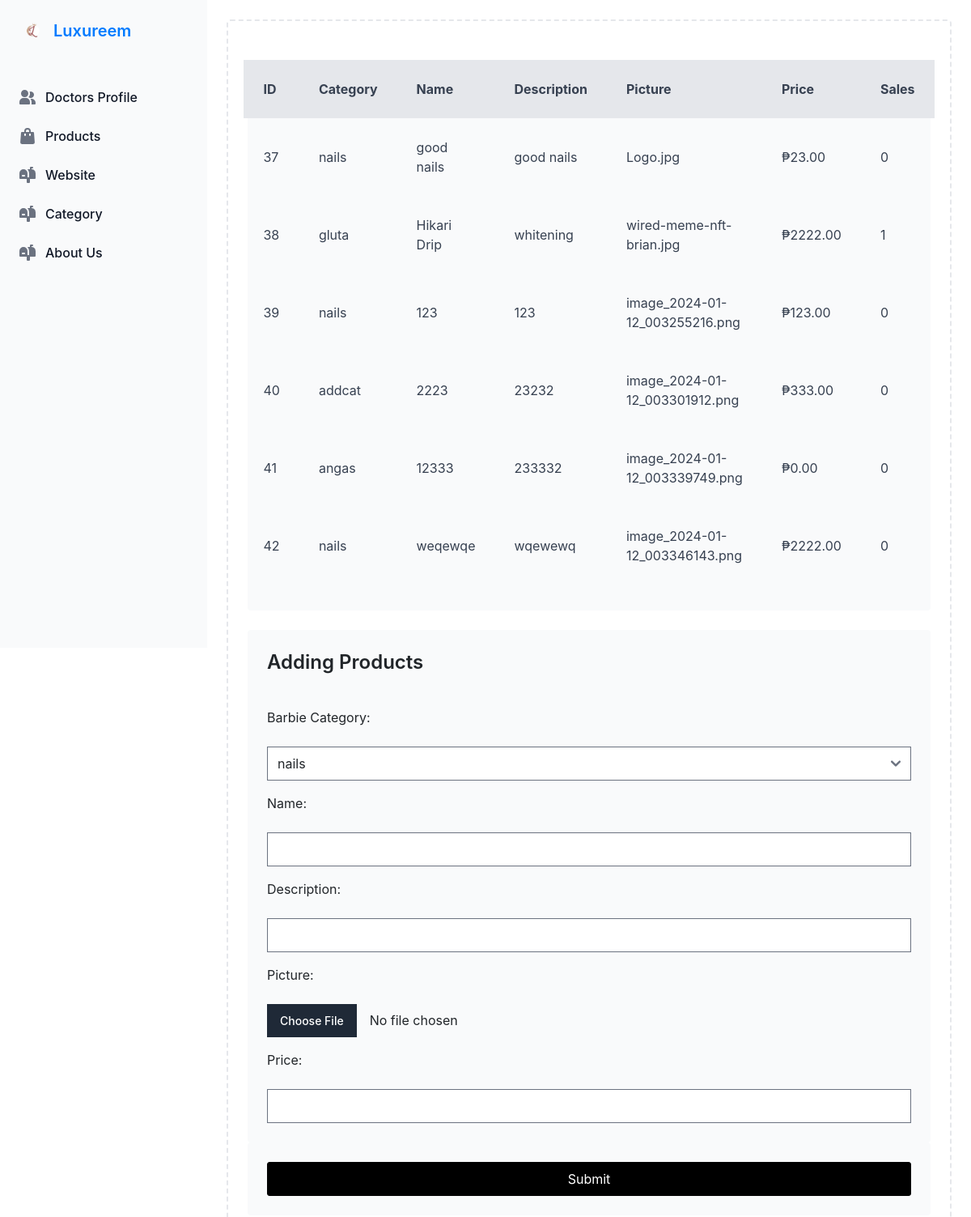
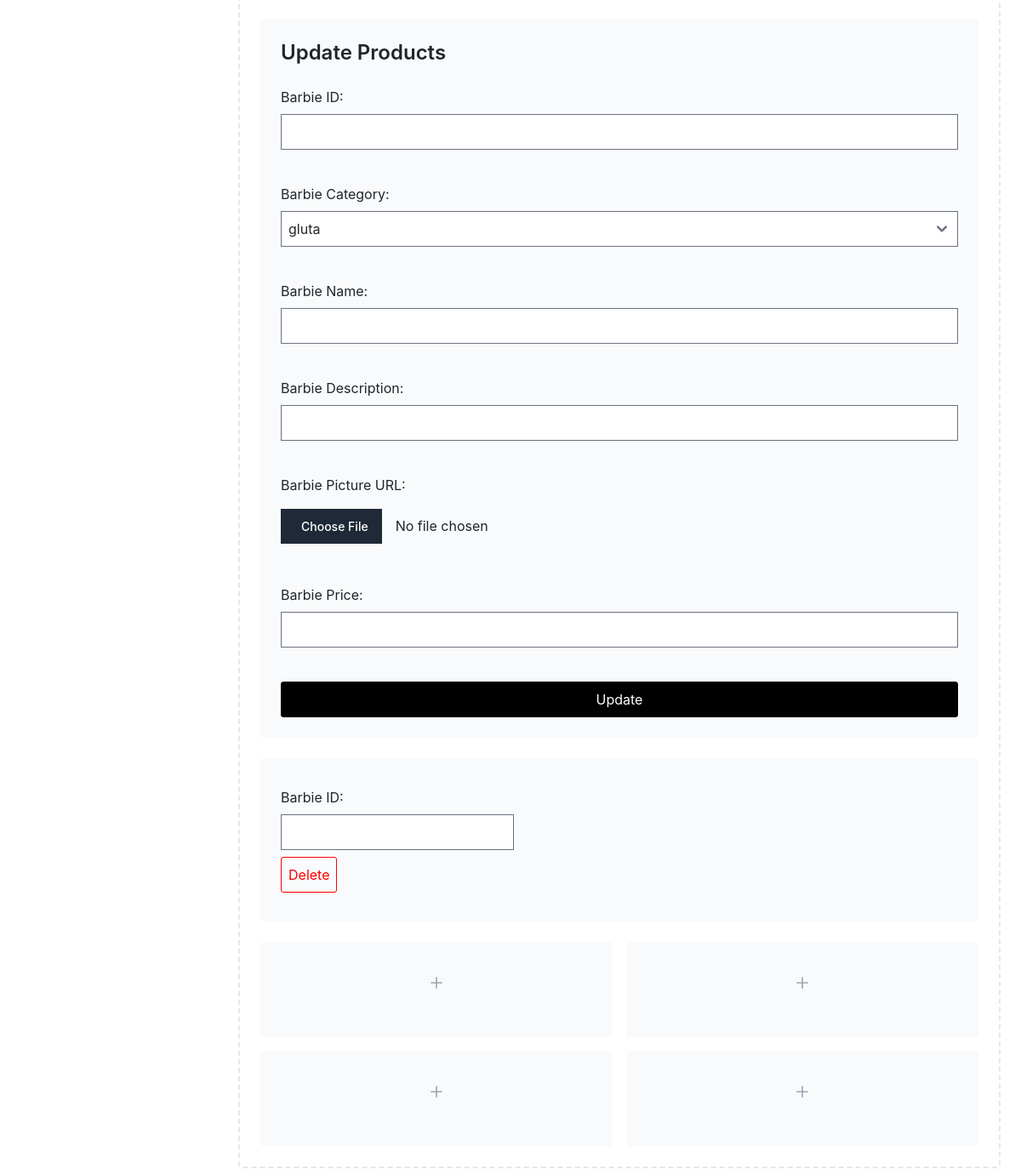
Page /admin/adminDashboardProduct.php on the committed database (2 pictures, top to bottom).
### tables this page shows
CREATE TABLE `barbie` (
  `barbieid` int(255) NOT NULL,
  `barbiecat` varchar(255) NOT NULL,
  `barbiename` varchar(255) NOT NULL,
  `barbiedesc` varchar(255) NOT NULL,
  `barbiepic` varchar(255) NOT NULL,
  `barbieprice` decimal(65,2) NOT NULL,
  `sales` int(255) NOT NULL
);

### admin/adminDashboardProduct.php (the view, shortened to what this page needs)
<!DOCTYPE html>
<html lang="en">
<head>
  <link rel="stylesheet" href="../frontend/output.css" />
  <link rel="stylesheet" href="https://maxcdn.bootstrapcdn.com/bootstrap/4.5.2/css/bootstrap.min.css">
</head>
<body>
  <aside id="logo-sidebar"
    class="fixed top-0 left-0 z-40 w-64 h-screen transition-transform -translate-x-full sm:translate-x-0"
    aria-label="Sidebar">
    <div class="h-full px-3 py-4 overflow-y-auto bg-gray-50 dark:bg-gray-800">
      <a href="#" class="flex items-center ps-2.5 mb-5">
        <img src="../frontend/img/<?= $_SESSION['weblogo'] ?>" class="h-6 me-3 sm:h-7" alt="Flowbite Logo" />
        <span class="self-center text-xl font-semibold whitespace-nowrap dark:text-white">
          <?php echo $_SESSION['webname'] ?>
        </span>
      </a>
      <ul class="space-y-2 font-medium">
        <li>
          <a href="adminDashboardDoctor.php"
            class="flex items-center p-2 text-gray-900 rounded-lg dark:text-white hover:bg-gray-100 dark:hover:bg-gray-700 group">
            <span class="flex-1 ms-3 whitespace-nowrap">Doctors Profile</span>
          </a>
        </li>
        <li>
          <a href="adminDashboardProduct.php"
            class="flex items-center p-2 text-gray-900 rounded-lg dark:text-white hover:bg-gray-100 dark:hover:bg-gray-700 group">
            <span class="flex-1 ms-3 whitespace-nowrap">Products</span>
          </a>
        </li>
        <li>
          <a href="adminWebsite.php"
            class="flex items-center p-2 text-gray-900 rounded-lg dark:text-white hover:bg-gray-100 dark:hover:bg-gray-700 group">
            <span class="flex-1 ms-3 whitespace-nowrap">Website</span>
          </a>
        </li>
        <li>
          <a href="adminCategory.php"
            class="flex items-center p-2 text-gray-900 rounded-lg dark:text-white hover:bg-gray-100 dark:hover:bg-gray-700 group">
            <span class="flex-1 ms-3 whitespace-nowrap">Category</span>
          </a>
        </li>
        <li>
          <a href="adminWebsiteAboutus.php"
            class="flex items-center p-2 text-gray-900 rounded-lg dark:text-white hover:bg-gray-100 dark:hover:bg-gray-700 group">
            <span class="flex-1 ms-3 whitespace-nowrap">About Us</span>
          </a>
        </li>
      </ul>
    </div>
  </aside>
  <div class="p-4 sm:ml-64">
    <div class="p-4 border-2 border-black-1000 border-dashed rounded-lg dark:border-gray-700">
      <div class="flex items-center justify-center my-4 rounded bg-gray-50 dark:bg-gray-800">
        <?php
        $conn = new mysqli('localhost', 'root', '', 'luxureemdb');
        $sql = "SELECT * FROM barbie";
        $result = $conn->query($sql);
        if ($result->num_rows > 0) {
          echo "<table class='w-full border-collapse mb-8'>";
          echo "<thead class='bg-gray-200 text-gray-700 border-b-2 border-gray-300'>";
          echo "<tr><th class='p-4 text-left'>ID</th><th class='p-4 text-left'>Category</th><th class='p-4 text-left'>Name</th><th class='p-4 text-left'>Description</th><th class='p-4 text-left'>Picture</th><th class='p-4 text-left'>Price</th><th class='p-4 text-left'>Sales</th></tr>";
          echo "</thead>";
          echo "<tbody class='text-gray-700'>";
          while ($row = $result->fetch_assoc()) {
            echo "<tr class='border-b-2 border-gray-200 hover:bg-gray-100'>";
            echo "<td class='p-4'>" . $row["barbieid"] . "</td>";
            echo "<td class='p-4'>" . $row["barbiecat"] . "</td>";
            echo "<td class='p-4'>" . $row["barbiename"] . "</td>";
            echo "<td class='p-4'>" . $row["barbiedesc"] . "</td>";
            echo "<td class='p-4'>" . $row["barbiepic"] . "</td>";
            echo "<td class='p-4'>" . "₱" . $row["barbieprice"] . "</td>";
            echo "<td class='p-4'>" . $row["sales"] . "</td>";
            echo "</tr>";
          }
          echo "</tbody>";
          echo "</table>";
        } else {
          echo "<p class='text-red-600'>0 results</p>";
        }
        ?>
      </div>
      <div class="grid grid-cols-1 gap-4 mb-4">
        <form action="" method="post" enctype="multipart/form-data">
          <div class="grid grid-cols-5 gap-4 bg-gray-50 dark:bg-gray-800 p-4 rounded">
            <h2 class="text-2xl font-semibold mb-4">Adding Products</h2>
            <label for="barbiecat" class="col-start-1">Barbie Category:</label>
            <select id="barbiecat" class="col-start-2" name="barbiecat">
            <?php
                $sql = "SELECT `catname` FROM cattable";
                $result = $conn->query($sql);
                if ($result->num_rows > 0) {
                  while ($row = $result->fetch_assoc()) {
                    ?>
                      <option value="<?php echo $row['catname']; ?>"><?php echo $row['catname']; ?></option>
                    <?php
                  }
                }
                ?>
            </select>
            <label for="name" class="col-start-1">Name:</label>
            <input type="text" id="prodname" name="prodname" class="col-start-2" required="">
            <label for="phone" class="col-start-1">Description:</label>
            <input type="text" id="desc" name="desc" class="col-start-2" required="">
            <label for="pic" class="col-start-1">Picture:</label>
            <input type="file" id="barbiepic" name="barbiepic" class="col-start-2" required="">
            <label for="email" class="col-start-1">Price:</label>
            <input type="text" id="price" name="price" class="col-start-2" required="">
          </div>
          <div class="grid grid-cols-5 gap-4 bg-gray-50 dark:bg-gray-800 p-4 rounded">
            <input name="adminSub" type="submit" value="Submit" class="col-start-3"
              style="color: white; background-color: black; border: none; padding: 0.5rem; border-radius: 3px; transition: background-color 0.3s, border 0.3s; border: 1px solid black;"
              onmouseover="this.style.backgroundColor='black'; this.style.color='white'"
              onmouseout="this.style.backgroundColor='white'; this.style.color='black';">
          </div>
        </form>
      </div>
      <div class="flex justify-center items-start h-60 p-4 mb-4 rounded bg-gray-50 dark:bg-gray-800">
        <form action="adminDashboardProduct.php" method="post" enctype="multipart/form-data"
          class="flex flex-col  w-full md:w-1/2">
          <h2 class="text-2xl font-semibold mb-4">Update Products</h2>
          <div class="w-full mb-4">
            <label for="barbieid" style="display: block; margin-bottom: 0.5rem;">Barbie ID:</label>
            <input type="text" id="barbieid" name="barbieid"
              style="width: 100%; padding: 0.5rem; box-sizing: border-box; margin-bottom: 1rem;">
          </div>
          <div class="w-full mb-4">
            <label for="barbiecat" style="display: block; margin-bottom: 0.5rem;">Barbie Category:</label>
            <select id="barbiecat" name="barbiecat"
              style="width: 100%; padding: 0.5rem; box-sizing: border-box; margin-bottom: 1rem;">
              <option value="gluta">gluta</option>
            </select>
          </div>
          <div class="w-full mb-4">
            <label for="barbiename" style="display: block; margin-bottom: 0.5rem;">Barbie Name:</label>
            <input type="text" id="barbiename" name="barbiename"
              style="width: 100%; padding: 0.5rem; box-sizing: border-box; margin-bottom: 1rem;">
          </div>
          <div class="w-full mb-4">
            <label for="barbiedesc" style="display: block; margin-bottom: 0.5rem;">Barbie Description:</label>
            <input type="text" id="barbiedesc" name="barbiedesc"
              style="width: 100%; padding: 0.5rem; box-sizing: border-box; margin-bottom: 1rem;">
          </div>
          <div class="w-full mb-4">
            <label for="barbiepic" style="display: block; margin-bottom: 0.5rem;">Barbie Picture URL:</label>
            <input type="file" id="barbiepic" name="barbiepic"
              style="width: 100%; padding: 0.5rem; box-sizing: border-box; margin-bottom: 1rem;">
          </div>
          <div class="w-full mb-4">
            <label for="barbieprice" style="display: block; margin-bottom: 0.5rem;">Barbie Price:</label>
            <input type="text" id="barbieprice" name="barbieprice"
              style="width: 100%; padding: 0.5rem; box-sizing: border-box; margin-bottom: 1rem;">
          </div>
          <input type="submit" name="update" value="Update"
            style="color: white; background-color: black; border: none; padding: 0.5rem; border-radius: 3px; transition: background-color 0.3s, border 0.3s; border: 1px solid black;"
            onmouseover="this.style.backgroundColor='black'; this.style.color='white'"
            onmouseout="this.style.backgroundColor='white'; this.style.color='black';">
        </form>
      </div>
      <div class="flex flex-col items-start justify-center h-48 mb-4 p-4 rounded bg-gray-50 dark:bg-gray-800">
        <form action="adminDashboardProduct.php" method="post" enctype="multipart/form-data"
          class="flex flex-col items-start">
          <label for="barbieid">Barbie ID:</label>
          <input type="text" id="barbieid" name="barbieid">
          <input name="delete" type="submit" value="Delete"
            style="margin-top: 0.5rem; color: red; border: 1px solid red; padding: 0.5rem; border-radius: 3px; transition: background-color 0.3s;"
            onmouseover="this.style.backgroundColor='red'; this.style.color='white'"
            onmouseout="this.style.backgroundColor=''; this.style.color='red';">
        </form>
      </div>
      <div class="grid grid-cols-2 gap-4">
        <div class="flex items-center justify-center rounded bg-gray-50 h-28 dark:bg-gray-800">
          <p class="text-2xl text-gray-400 dark:text-gray-500">
            <svg class="w-3.5 h-3.5" aria-hidden="true" xmlns="http://www.w3.org/2000/svg" fill="none"
              viewBox="0 0 18 18">
              <path stroke="currentColor" stroke-linecap="round" stroke-linejoin="round" stroke-width="2"
                d="M9 1v16M1 9h16" />
            </svg>
          </p>
        </div>
        <div class="flex items-center justify-center rounded bg-gray-50 h-28 dark:bg-gray-800">
          <p class="text-2xl text-gray-400 dark:text-gray-500">
            <svg class="w-3.5 h-3.5" aria-hidden="true" xmlns="http://www.w3.org/2000/svg" fill="none"
              viewBox="0 0 18 18">
              <path stroke="currentColor" stroke-linecap="round" stroke-linejoin="round" stroke-width="2"
                d="M9 1v16M1 9h16" />
            </svg>
          </p>
        </div>
        <div class="flex items-center justify-center rounded bg-gray-50 h-28 dark:bg-gray-800">
          <p class="text-2xl text-gray-400 dark:text-gray-500">
            <svg class="w-3.5 h-3.5" aria-hidden="true" xmlns="http://www.w3.org/2000/svg" fill="none"
              viewBox="0 0 18 18">
              <path stroke="currentColor" stroke-linecap="round" stroke-linejoin="round" stroke-width="2"
                d="M9 1v16M1 9h16" />
            </svg>
          </p>
        </div>
        <div class="flex items-center justify-center rounded bg-gray-50 h-28 dark:bg-gray-800">
          <p class="text-2xl text-gray-400 dark:text-gray-500">
            <svg class="w-3.5 h-3.5" aria-hidden="true" xmlns="http://www.w3.org/2000/svg" fill="none"
              viewBox="0 0 18 18">
              <path stroke="currentColor" stroke-linecap="round" stroke-linejoin="round" stroke-width="2"
                d="M9 1v16M1 9h16" />
            </svg>
          </p>
        </div>
      </div>
    </div>
  </div>
</body>
</html>

### rows in the picture
barbie: barbieid "37", barbiecat "nails", barbiename "good nails", barbiedesc "good nails", barbiepic "Logo.jpg", barbieprice "23.00", sales "0"
barbie: barbieid "38", barbiecat "gluta", barbiename "Hikari Drip", barbiedesc "whitening", barbiepic "wired-meme-nft-brian.jpg", barbieprice "2222.00", sales "1"
barbie: barbieid "39", barbiecat "nails", barbiename "123", barbiedesc "123", barbiepic "image_2024-01-12_003255216.png", barbieprice "123.00", sales "0"
barbie: barbieid "40", barbiecat "addcat", barbiename "2223", barbiedesc "23232", barbiepic "image_2024-01-12_003301912.png", barbieprice "333.00", sales "0"
barbie: barbieid "41", barbiecat "angas", barbiename "12333", barbiedesc "233332", barbiepic "image_2024-01-12_003339749.png", barbieprice "0.00", sales "0"
barbie: barbieid "42", barbiecat "nails", barbiename "weqewqe", barbiedesc "wqewewq", barbiepic "image_2024-01-12_003346143.png", barbieprice "2222.00", sales "0"

### other values in the picture
$_SESSION['webname'] "Luxureem"
form field barbiecat "nails"
